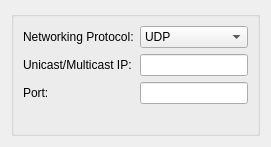
                   <widget class="QWidget" name="StreamingPage">
                    <layout class="QGridLayout" name="gridLayout_13">
                     <item row="1" column="1">
                      <widget class="QGroupBox" name="groupBox">
                       <property name="title">
                        <string/>
                       </property>
                       <layout class="QGridLayout" name="gridLayout_16">
                        <item row="2" column="0">
                         <widget class="QLabel" name="label_23">
                          <property name="text">
                           <string>Port:</string>
                          </property>
                         </widget>
                        </item>
                        <item row="0" column="1">
                         <widget class="QComboBox" name="com_Net">
                          <property name="sizePolicy">
                           <sizepolicy hsizetype="Expanding" vsizetype="Fixed">
                            <horstretch>0</horstretch>
                            <verstretch>0</verstretch>
                           </sizepolicy>
                          </property>
                          <item>
                           <property name="text">
                            <string>UDP</string>
                           </property>
                          </item>
                          <item>
                           <property name="text">
                            <string>RTP</string>
                           </property>
                          </item>
                         </widget>
                        </item>
                        <item row="0" column="0">
                         <widget class="QLabel" name="label_25">
                          <property name="text">
                           <string>Networking Protocol:</string>
                          </property>
                         </widget>
                        </item>
                        <item row="1" column="0">
                         <widget class="QLabel" name="label_18">
                          <property name="text">
                           <string>Unicast/Multicast IP:</string>
                          </property>
                         </widget>
                        </item>
                        <item row="1" column="1">
                         <widget class="QLineEdit" name="lin_TarIp">
                          <property name="text">
                           <string/>
                          </property>
                         </widget>
                        </item>
                        <item row="2" column="1">
                         <widget class="QLineEdit" name="lin_TarPort">
                          <property name="text">
                           <string/>
                          </property>
                         </widget>
                        </item>
                        <item row="3" column="1">
                         <widget class="QLabel" name="showStreaming">
                          <property name="sizePolicy">
                           <sizepolicy hsizetype="Preferred" vsizetype="Fixed">
                            <horstretch>0</horstretch>
                            <verstretch>0</verstretch>
                           </sizepolicy>
                          </property>
                          <property name="text">
                           <string/>
                          </property>
                         </widget>
                        </item>
                       </layout>
                      </widget>
                     </item>
                    </layout>
                   </widget>
